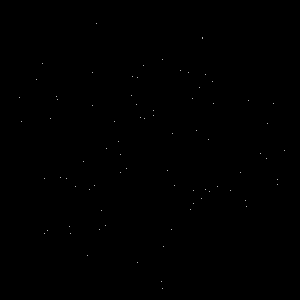
Frame 1 (no input)
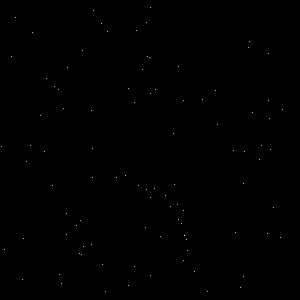
Frame 60 (the mouse pressed at the canvas centre just before this capture)
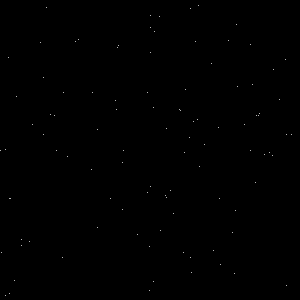
Frame 120 (the mouse held since frame 60 and released just before this capture)

The Processing sketch that drew these frames (run headless with seeded random() and noise(); from frame 60 on, the mouse is pressed at the canvas centre):

// Processing sketch: spacesketch1
// ── spacesketch1.pde
int POINTCOUNT = 100;
int yPoints[] = new int[POINTCOUNT];
int xPoints[] = new int[POINTCOUNT];
int direcPoints[] = new int[POINTCOUNT];

void setup() 
{ 
   size(300, 300);
   smooth();
   colorMode(RGB);
   background(0, 0, 0);
   stroke(255, 255, 255);
   for(int i = 0; i < POINTCOUNT; i++)
   {
      int angle = randint(361);
      int xy[] = point2(width / 2, height / 2, randint(150), angle);
      xPoints[i] = xy[0];
      yPoints[i] = xy[1];
      direcPoints[i] = angle;
   }
} 



void draw()
{
   background(0, 0, 0);
   for(int i = 0; i < POINTCOUNT; i++)
   {
      int xy[] = point2(xPoints[i], yPoints[i], 4, direcPoints[i]);
      xPoints[i] = xy[0];
      yPoints[i] = xy[1];

      if(xPoints[i] < 0 || xPoints[i] >= width || yPoints[i] < 0 || yPoints[i] >= width)
      {
         int angle = randint(361);
         xy = point2(width / 2, height / 2, randint(150), angle);
         xPoints[i] = xy[0];
         yPoints[i] = xy[1];
         direcPoints[i] = angle;
      }
   }

   stroke(0, 0, 0);
   fill(0, 0, 0);
   ellipseMode(CORNERS);
   ellipse((width / 2) - 25, (height / 2) - 25, (width / 2) + 25, (height / 2) + 25);

   stroke(255, 255, 255);
   delay(20);
}

int[] line2(int x, int y, int distance, int angle)
{
   angle -= 90;

   int[] output = { x + int(cos(radians(angle)) * distance), y + int(sin(radians(angle)) * distance)};

   //println("x: " + x + " y: " + y + " distance: " + distance + " angle: " + angle + " cos: " + cos(radians(angle)) + " sin: " + cos(radians(angle)));

   line(x, y, output[0], output[1]);
   return output;
}

int[] point2(int x, int y, int distance, int angle)
{
   angle -= 90;

   int[] output = { x + int(cos(radians(angle)) * distance), y + int(sin(radians(angle)) * distance)};

   //println("x: " + x + " y: " + y + " distance: " + distance + " angle: " + angle + " cos: " + cos(radians(angle)) + " sin: " + cos(radians(angle)));

   point(x, y);
   return output;
}

float choose(float a, float b)
{
   int choice = randint(2);
   return (choice == 1 ? a : b);
}

int randint(int maximum)
{
   return int(random(maximum));
}
int randint(int minimum, int maximum)
{
   return int(random(minimum, maximum + 1));
}
